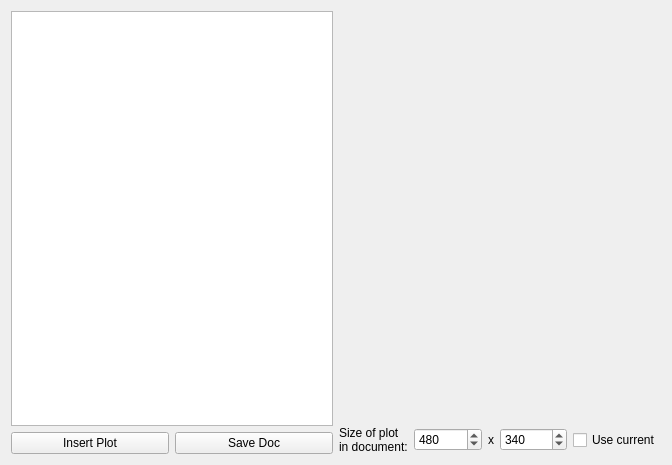
<?xml version="1.0" encoding="UTF-8"?>
<ui version="4.0">
 <class>FrmCumentObject</class>
 <widget class="QWidget" name="FrmCumentObject">
  <property name="geometry">
   <rect>
    <x>0</x>
    <y>0</y>
    <width>672</width>
    <height>465</height>
   </rect>
  </property>
  <property name="windowTitle">
   <string>Form</string>
  </property>
  <layout class="QHBoxLayout" name="horizontalLayout_3">
   <item>
    <layout class="QVBoxLayout" name="verticalLayout_2">
     <item>
      <widget class="QTextEdit" name="textEdit"/>
     </item>
     <item>
      <layout class="QHBoxLayout" name="horizontalLayout_2">
       <item>
        <widget class="QPushButton" name="btnInsertPlot">
         <property name="text">
          <string>Insert Plot</string>
         </property>
        </widget>
       </item>
       <item>
        <widget class="QPushButton" name="btnSaveDoc">
         <property name="text">
          <string>Save Doc</string>
         </property>
        </widget>
       </item>
      </layout>
     </item>
    </layout>
   </item>
   <item>
    <layout class="QVBoxLayout" name="verticalLayout">
     <item>
      <widget class="QCustomPlot" name="plot" native="true">
       <property name="sizePolicy">
        <sizepolicy hsizetype="Preferred" vsizetype="MinimumExpanding">
         <horstretch>0</horstretch>
         <verstretch>0</verstretch>
        </sizepolicy>
       </property>
      </widget>
     </item>
     <item>
      <layout class="QHBoxLayout" name="horizontalLayout">
       <item>
        <widget class="QLabel" name="label">
         <property name="text">
          <string>&lt;html&gt;&lt;head/&gt;&lt;body&gt;&lt;p&gt;Size of plot&lt;br/&gt;in document:&lt;/p&gt;&lt;/body&gt;&lt;/html&gt;</string>
         </property>
        </widget>
       </item>
       <item>
        <widget class="QSpinBox" name="sbWidth">
         <property name="sizePolicy">
          <sizepolicy hsizetype="MinimumExpanding" vsizetype="Fixed">
           <horstretch>0</horstretch>
           <verstretch>0</verstretch>
          </sizepolicy>
         </property>
         <property name="minimum">
          <number>1</number>
         </property>
         <property name="maximum">
          <number>9999</number>
         </property>
         <property name="value">
          <number>480</number>
         </property>
        </widget>
       </item>
       <item>
        <widget class="QLabel" name="label_2">
         <property name="text">
          <string>x</string>
         </property>
        </widget>
       </item>
       <item>
        <widget class="QSpinBox" name="sbHeight">
         <property name="sizePolicy">
          <sizepolicy hsizetype="MinimumExpanding" vsizetype="Fixed">
           <horstretch>0</horstretch>
           <verstretch>0</verstretch>
          </sizepolicy>
         </property>
         <property name="minimum">
          <number>1</number>
         </property>
         <property name="maximum">
          <number>9999</number>
         </property>
         <property name="value">
          <number>340</number>
         </property>
        </widget>
       </item>
       <item>
        <widget class="QCheckBox" name="cbUseCurrentSize">
         <property name="text">
          <string>Use current</string>
         </property>
        </widget>
       </item>
      </layout>
     </item>
    </layout>
   </item>
  </layout>
 </widget>
 <customwidgets>
  <customwidget>
   <class>QCustomPlot</class>
   <extends>QWidget</extends>
   <header location="global">qcustomplot.h</header>
   <container>1</container>
  </customwidget>
 </customwidgets>
 <resources/>
 <connections/>
</ui>
